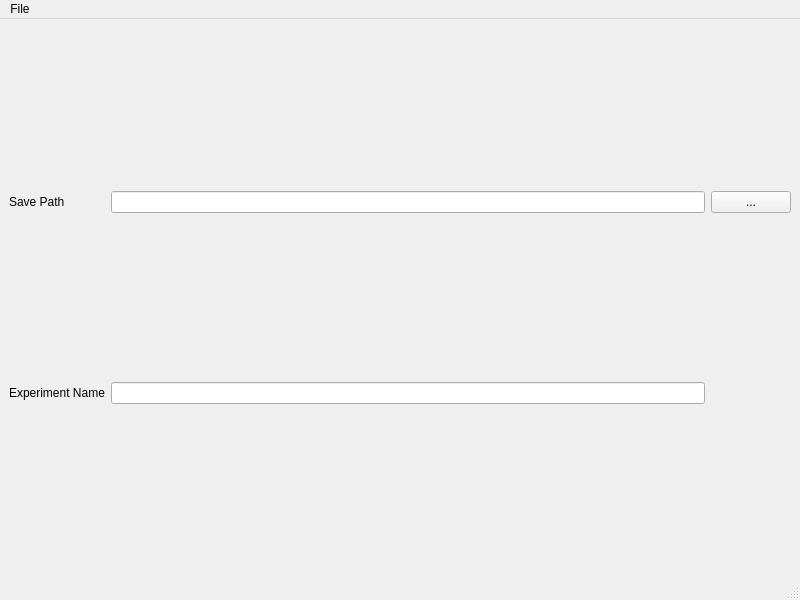
<?xml version="1.0" encoding="UTF-8"?>
<ui version="4.0">
 <class>MainWindow</class>
 <widget class="QMainWindow" name="MainWindow">
  <property name="geometry">
   <rect>
    <x>0</x>
    <y>0</y>
    <width>800</width>
    <height>600</height>
   </rect>
  </property>
  <property name="windowTitle">
   <string>Preferences</string>
  </property>
  <widget class="QWidget" name="centralwidget">
   <layout class="QGridLayout" name="gridLayout">
    <item row="0" column="2">
     <widget class="QLineEdit" name="savePathEdit"/>
    </item>
    <item row="0" column="1">
     <widget class="QLabel" name="label">
      <property name="text">
       <string>Save Path</string>
      </property>
     </widget>
    </item>
    <item row="0" column="3">
     <widget class="QPushButton" name="savePathButton">
      <property name="text">
       <string>...</string>
      </property>
     </widget>
    </item>
    <item row="1" column="1">
     <widget class="QLabel" name="label_2">
      <property name="text">
       <string>Experiment Name</string>
      </property>
     </widget>
    </item>
    <item row="1" column="2">
     <widget class="QLineEdit" name="experimentNameEdit"/>
    </item>
   </layout>
  </widget>
  <widget class="QMenuBar" name="menubar">
   <property name="geometry">
    <rect>
     <x>0</x>
     <y>0</y>
     <width>800</width>
     <height>21</height>
    </rect>
   </property>
   <widget class="QMenu" name="menuFile">
    <property name="title">
     <string>File</string>
    </property>
    <addaction name="actionSave_Preferences"/>
   </widget>
   <addaction name="menuFile"/>
  </widget>
  <widget class="QStatusBar" name="statusbar"/>
  <action name="actionSave_Preferences">
   <property name="text">
    <string>Save Preferences</string>
   </property>
  </action>
 </widget>
 <resources/>
 <connections/>
</ui>
